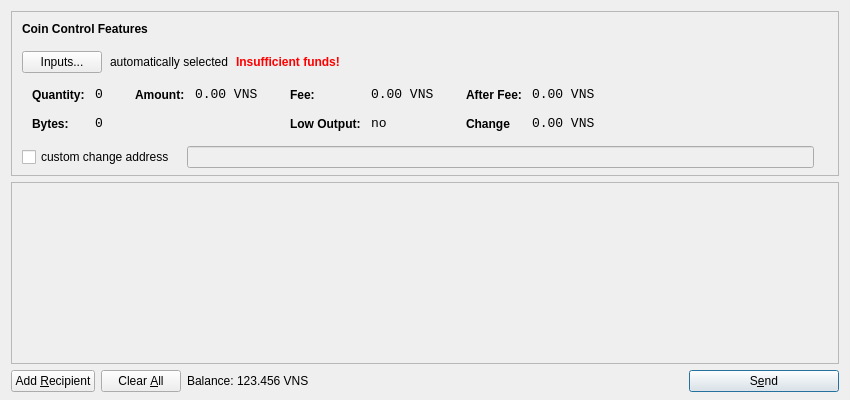
<?xml version="1.0" encoding="UTF-8"?>
<ui version="4.0">
 <class>SendCoinsDialog</class>
 <widget class="QDialog" name="SendCoinsDialog">
  <property name="geometry">
   <rect>
    <x>0</x>
    <y>0</y>
    <width>850</width>
    <height>400</height>
   </rect>
  </property>
  <property name="windowTitle">
   <string>Send Coins</string>
  </property>
  <layout class="QVBoxLayout" name="verticalLayout" stretch="0,1,0">
   <property name="bottomMargin">
    <number>8</number>
   </property>
   <item>
    <widget class="QFrame" name="frameCoinControl">
     <property name="sizePolicy">
      <sizepolicy hsizetype="Expanding" vsizetype="Expanding">
       <horstretch>0</horstretch>
       <verstretch>0</verstretch>
      </sizepolicy>
     </property>
     <property name="maximumSize">
      <size>
       <width>16777215</width>
       <height>16777215</height>
      </size>
     </property>
     <property name="frameShape">
      <enum>QFrame::StyledPanel</enum>
     </property>
     <property name="frameShadow">
      <enum>QFrame::Sunken</enum>
     </property>
     <layout class="QVBoxLayout" name="verticalLayoutCoinControl2">
      <property name="spacing">
       <number>-1</number>
      </property>
      <property name="leftMargin">
       <number>0</number>
      </property>
      <property name="topMargin">
       <number>0</number>
      </property>
      <property name="rightMargin">
       <number>0</number>
      </property>
      <property name="bottomMargin">
       <number>6</number>
      </property>
      <item>
       <layout class="QVBoxLayout" name="verticalLayoutCoinControl" stretch="0,0,0,0,1">
        <property name="spacing">
         <number>0</number>
        </property>
        <property name="leftMargin">
         <number>10</number>
        </property>
        <property name="topMargin">
         <number>10</number>
        </property>
        <item>
         <layout class="QHBoxLayout" name="horizontalLayoutCoinControl1">
          <property name="bottomMargin">
           <number>15</number>
          </property>
          <item>
           <widget class="QLabel" name="labelCoinControlFeatures">
            <property name="sizePolicy">
             <sizepolicy hsizetype="Preferred" vsizetype="Maximum">
              <horstretch>0</horstretch>
              <verstretch>0</verstretch>
             </sizepolicy>
            </property>
            <property name="font">
             <font>
              <weight>75</weight>
              <bold>true</bold>
             </font>
            </property>
            <property name="styleSheet">
             <string notr="true">font-weight:bold;</string>
            </property>
            <property name="text">
             <string>Coin Control Features</string>
            </property>
           </widget>
          </item>
         </layout>
        </item>
        <item>
         <layout class="QHBoxLayout" name="horizontalLayoutCoinControl2" stretch="0,0,0,0">
          <property name="spacing">
           <number>8</number>
          </property>
          <property name="bottomMargin">
           <number>10</number>
          </property>
          <item>
           <widget class="QPushButton" name="pushButtonCoinControl">
            <property name="styleSheet">
             <string notr="true"/>
            </property>
            <property name="text">
             <string>Inputs...</string>
            </property>
           </widget>
          </item>
          <item>
           <widget class="QLabel" name="labelCoinControlAutomaticallySelected">
            <property name="text">
             <string>automatically selected</string>
            </property>
            <property name="margin">
             <number>5</number>
            </property>
           </widget>
          </item>
          <item>
           <widget class="QLabel" name="labelCoinControlInsuffFunds">
            <property name="font">
             <font>
              <weight>75</weight>
              <bold>true</bold>
             </font>
            </property>
            <property name="styleSheet">
             <string notr="true">color:red;font-weight:bold;</string>
            </property>
            <property name="text">
             <string>Insufficient funds!</string>
            </property>
            <property name="margin">
             <number>5</number>
            </property>
           </widget>
          </item>
          <item>
           <spacer name="horizontalSpacerCoinControl">
            <property name="orientation">
             <enum>Qt::Horizontal</enum>
            </property>
            <property name="sizeHint" stdset="0">
             <size>
              <width>40</width>
              <height>1</height>
             </size>
            </property>
           </spacer>
          </item>
         </layout>
        </item>
        <item>
         <widget class="QWidget" name="widgetCoinControl" native="true">
          <property name="sizePolicy">
           <sizepolicy hsizetype="Preferred" vsizetype="Preferred">
            <horstretch>0</horstretch>
            <verstretch>0</verstretch>
           </sizepolicy>
          </property>
          <property name="minimumSize">
           <size>
            <width>0</width>
            <height>0</height>
           </size>
          </property>
          <property name="styleSheet">
           <string notr="true"/>
          </property>
          <layout class="QHBoxLayout" name="horizontalLayoutCoinControl5">
           <property name="margin">
            <number>0</number>
           </property>
           <item>
            <layout class="QHBoxLayout" name="horizontalLayoutCoinControl3" stretch="0,0,0,1">
             <property name="spacing">
              <number>20</number>
             </property>
             <property name="topMargin">
              <number>0</number>
             </property>
             <property name="bottomMargin">
              <number>10</number>
             </property>
             <item>
              <layout class="QFormLayout" name="formLayoutCoinControl1">
               <property name="horizontalSpacing">
                <number>10</number>
               </property>
               <property name="verticalSpacing">
                <number>14</number>
               </property>
               <property name="leftMargin">
                <number>10</number>
               </property>
               <property name="topMargin">
                <number>4</number>
               </property>
               <property name="rightMargin">
                <number>6</number>
               </property>
               <item row="0" column="0">
                <widget class="QLabel" name="labelCoinControlQuantityText">
                 <property name="styleSheet">
                  <string notr="true">font-weight:bold;</string>
                 </property>
                 <property name="text">
                  <string>Quantity:</string>
                 </property>
                 <property name="margin">
                  <number>0</number>
                 </property>
                </widget>
               </item>
               <item row="0" column="1">
                <widget class="QLabel" name="labelCoinControlQuantity">
                 <property name="font">
                  <font>
                   <family>Monospace</family>
                   <pointsize>10</pointsize>
                  </font>
                 </property>
                 <property name="cursor">
                  <cursorShape>IBeamCursor</cursorShape>
                 </property>
                 <property name="contextMenuPolicy">
                  <enum>Qt::ActionsContextMenu</enum>
                 </property>
                 <property name="text">
                  <string>0</string>
                 </property>
                 <property name="margin">
                  <number>0</number>
                 </property>
                 <property name="textInteractionFlags">
                  <set>Qt::LinksAccessibleByMouse|Qt::TextSelectableByKeyboard|Qt::TextSelectableByMouse</set>
                 </property>
                </widget>
               </item>
               <item row="1" column="0">
                <widget class="QLabel" name="labelCoinControlBytesText">
                 <property name="styleSheet">
                  <string notr="true">font-weight:bold;</string>
                 </property>
                 <property name="text">
                  <string>Bytes:</string>
                 </property>
                </widget>
               </item>
               <item row="1" column="1">
                <widget class="QLabel" name="labelCoinControlBytes">
                 <property name="font">
                  <font>
                   <family>Monospace</family>
                   <pointsize>10</pointsize>
                  </font>
                 </property>
                 <property name="cursor">
                  <cursorShape>IBeamCursor</cursorShape>
                 </property>
                 <property name="contextMenuPolicy">
                  <enum>Qt::ActionsContextMenu</enum>
                 </property>
                 <property name="text">
                  <string>0</string>
                 </property>
                 <property name="textInteractionFlags">
                  <set>Qt::LinksAccessibleByMouse|Qt::TextSelectableByKeyboard|Qt::TextSelectableByMouse</set>
                 </property>
                </widget>
               </item>
              </layout>
             </item>
             <item>
              <layout class="QFormLayout" name="formLayoutCoinControl2">
               <property name="horizontalSpacing">
                <number>10</number>
               </property>
               <property name="verticalSpacing">
                <number>14</number>
               </property>
               <property name="leftMargin">
                <number>6</number>
               </property>
               <property name="topMargin">
                <number>4</number>
               </property>
               <property name="rightMargin">
                <number>6</number>
               </property>
               <item row="0" column="0">
                <widget class="QLabel" name="labelCoinControlAmountText">
                 <property name="styleSheet">
                  <string notr="true">font-weight:bold;</string>
                 </property>
                 <property name="text">
                  <string>Amount:</string>
                 </property>
                 <property name="margin">
                  <number>0</number>
                 </property>
                </widget>
               </item>
               <item row="0" column="1">
                <widget class="QLabel" name="labelCoinControlAmount">
                 <property name="font">
                  <font>
                   <family>Monospace</family>
                   <pointsize>10</pointsize>
                  </font>
                 </property>
                 <property name="cursor">
                  <cursorShape>IBeamCursor</cursorShape>
                 </property>
                 <property name="contextMenuPolicy">
                  <enum>Qt::ActionsContextMenu</enum>
                 </property>
                 <property name="text">
                  <string notr="true">0.00 VNS</string>
                 </property>
                 <property name="textInteractionFlags">
                  <set>Qt::LinksAccessibleByMouse|Qt::TextSelectableByKeyboard|Qt::TextSelectableByMouse</set>
                 </property>
                </widget>
               </item>
              </layout>
             </item>
             <item>
              <layout class="QFormLayout" name="formLayoutCoinControl3">
               <property name="horizontalSpacing">
                <number>10</number>
               </property>
               <property name="verticalSpacing">
                <number>14</number>
               </property>
               <property name="leftMargin">
                <number>6</number>
               </property>
               <property name="topMargin">
                <number>4</number>
               </property>
               <property name="rightMargin">
                <number>6</number>
               </property>
               <item row="0" column="0">
                <widget class="QLabel" name="labelCoinControlFeeText">
                 <property name="styleSheet">
                  <string notr="true">font-weight:bold;</string>
                 </property>
                 <property name="text">
                  <string>Fee:</string>
                 </property>
                 <property name="margin">
                  <number>0</number>
                 </property>
                </widget>
               </item>
               <item row="0" column="1">
                <widget class="QLabel" name="labelCoinControlFee">
                 <property name="font">
                  <font>
                   <family>Monospace</family>
                   <pointsize>10</pointsize>
                  </font>
                 </property>
                 <property name="cursor">
                  <cursorShape>IBeamCursor</cursorShape>
                 </property>
                 <property name="contextMenuPolicy">
                  <enum>Qt::ActionsContextMenu</enum>
                 </property>
                 <property name="text">
                  <string notr="true">0.00 VNS</string>
                 </property>
                 <property name="textInteractionFlags">
                  <set>Qt::LinksAccessibleByMouse|Qt::TextSelectableByKeyboard|Qt::TextSelectableByMouse</set>
                 </property>
                </widget>
               </item>
               <item row="1" column="0">
                <widget class="QLabel" name="labelCoinControlLowOutputText">
                 <property name="styleSheet">
                  <string notr="true">font-weight:bold;</string>
                 </property>
                 <property name="text">
                  <string>Low Output:</string>
                 </property>
                </widget>
               </item>
               <item row="1" column="1">
                <widget class="QLabel" name="labelCoinControlLowOutput">
                 <property name="font">
                  <font>
                   <family>Monospace</family>
                   <pointsize>10</pointsize>
                  </font>
                 </property>
                 <property name="cursor">
                  <cursorShape>IBeamCursor</cursorShape>
                 </property>
                 <property name="contextMenuPolicy">
                  <enum>Qt::ActionsContextMenu</enum>
                 </property>
                 <property name="text">
                  <string>no</string>
                 </property>
                 <property name="textInteractionFlags">
                  <set>Qt::LinksAccessibleByMouse|Qt::TextSelectableByKeyboard|Qt::TextSelectableByMouse</set>
                 </property>
                </widget>
               </item>
              </layout>
             </item>
             <item>
              <layout class="QFormLayout" name="formLayoutCoinControl4">
               <property name="horizontalSpacing">
                <number>10</number>
               </property>
               <property name="verticalSpacing">
                <number>14</number>
               </property>
               <property name="leftMargin">
                <number>6</number>
               </property>
               <property name="topMargin">
                <number>4</number>
               </property>
               <property name="rightMargin">
                <number>6</number>
               </property>
               <item row="0" column="0">
                <widget class="QLabel" name="labelCoinControlAfterFeeText">
                 <property name="styleSheet">
                  <string notr="true">font-weight:bold;</string>
                 </property>
                 <property name="text">
                  <string>After Fee:</string>
                 </property>
                 <property name="margin">
                  <number>0</number>
                 </property>
                </widget>
               </item>
               <item row="0" column="1">
                <widget class="QLabel" name="labelCoinControlAfterFee">
                 <property name="font">
                  <font>
                   <family>Monospace</family>
                   <pointsize>10</pointsize>
                  </font>
                 </property>
                 <property name="cursor">
                  <cursorShape>IBeamCursor</cursorShape>
                 </property>
                 <property name="contextMenuPolicy">
                  <enum>Qt::ActionsContextMenu</enum>
                 </property>
                 <property name="text">
                  <string notr="true">0.00 VNS</string>
                 </property>
                 <property name="textInteractionFlags">
                  <set>Qt::LinksAccessibleByMouse|Qt::TextSelectableByKeyboard|Qt::TextSelectableByMouse</set>
                 </property>
                </widget>
               </item>
               <item row="1" column="0">
                <widget class="QLabel" name="labelCoinControlChangeText">
                 <property name="styleSheet">
                  <string notr="true">font-weight:bold;</string>
                 </property>
                 <property name="text">
                  <string>Change</string>
                 </property>
                </widget>
               </item>
               <item row="1" column="1">
                <widget class="QLabel" name="labelCoinControlChange">
                 <property name="font">
                  <font>
                   <family>Monospace</family>
                   <pointsize>10</pointsize>
                  </font>
                 </property>
                 <property name="cursor">
                  <cursorShape>IBeamCursor</cursorShape>
                 </property>
                 <property name="contextMenuPolicy">
                  <enum>Qt::ActionsContextMenu</enum>
                 </property>
                 <property name="text">
                  <string notr="true">0.00 VNS</string>
                 </property>
                 <property name="textInteractionFlags">
                  <set>Qt::LinksAccessibleByMouse|Qt::TextSelectableByKeyboard|Qt::TextSelectableByMouse</set>
                 </property>
                </widget>
               </item>
              </layout>
             </item>
            </layout>
           </item>
          </layout>
         </widget>
        </item>
        <item>
         <layout class="QHBoxLayout" name="horizontalLayoutCoinControl4" stretch="0,0,0">
          <property name="spacing">
           <number>12</number>
          </property>
          <property name="sizeConstraint">
           <enum>QLayout::SetDefaultConstraint</enum>
          </property>
          <property name="topMargin">
           <number>5</number>
          </property>
          <property name="rightMargin">
           <number>5</number>
          </property>
          <item>
           <widget class="QCheckBox" name="checkBoxCoinControlChange">
            <property name="text">
             <string>custom change address</string>
            </property>
           </widget>
          </item>
          <item>
           <widget class="QLineEdit" name="lineEditCoinControlChange">
            <property name="enabled">
             <bool>false</bool>
            </property>
            <property name="sizePolicy">
             <sizepolicy hsizetype="Expanding" vsizetype="Fixed">
              <horstretch>0</horstretch>
              <verstretch>0</verstretch>
             </sizepolicy>
            </property>
           </widget>
          </item>
          <item>
           <widget class="QLabel" name="labelCoinControlChangeLabel">
            <property name="sizePolicy">
             <sizepolicy hsizetype="Preferred" vsizetype="Expanding">
              <horstretch>0</horstretch>
              <verstretch>0</verstretch>
             </sizepolicy>
            </property>
            <property name="minimumSize">
             <size>
              <width>0</width>
              <height>0</height>
             </size>
            </property>
            <property name="text">
             <string/>
            </property>
            <property name="margin">
             <number>3</number>
            </property>
           </widget>
          </item>
         </layout>
        </item>
        <item>
         <spacer name="verticalSpacerCoinControl">
          <property name="orientation">
           <enum>Qt::Vertical</enum>
          </property>
          <property name="sizeHint" stdset="0">
           <size>
            <width>800</width>
            <height>1</height>
           </size>
          </property>
         </spacer>
        </item>
       </layout>
      </item>
     </layout>
    </widget>
   </item>
   <item>
    <widget class="QScrollArea" name="scrollArea">
     <property name="widgetResizable">
      <bool>true</bool>
     </property>
     <widget class="QWidget" name="scrollAreaWidgetContents">
      <property name="geometry">
       <rect>
        <x>0</x>
        <y>0</y>
        <width>830</width>
        <height>165</height>
       </rect>
      </property>
      <layout class="QVBoxLayout" name="verticalLayout_2">
       <property name="margin">
        <number>0</number>
       </property>
       <item>
        <layout class="QVBoxLayout" name="entries">
         <property name="spacing">
          <number>6</number>
         </property>
        </layout>
       </item>
       <item>
        <spacer name="verticalSpacer">
         <property name="orientation">
          <enum>Qt::Vertical</enum>
         </property>
         <property name="sizeHint" stdset="0">
          <size>
           <width>20</width>
           <height>40</height>
          </size>
         </property>
        </spacer>
       </item>
      </layout>
     </widget>
    </widget>
   </item>
   <item>
    <layout class="QHBoxLayout" name="horizontalLayout">
     <item>
      <widget class="QPushButton" name="addButton">
       <property name="toolTip">
        <string>Send to multiple recipients at once</string>
       </property>
       <property name="text">
        <string>Add &amp;Recipient</string>
       </property>
       <property name="autoDefault">
        <bool>false</bool>
       </property>
      </widget>
     </item>
     <item>
      <widget class="QPushButton" name="clearButton">
       <property name="sizePolicy">
        <sizepolicy hsizetype="Minimum" vsizetype="Fixed">
         <horstretch>0</horstretch>
         <verstretch>0</verstretch>
        </sizepolicy>
       </property>
       <property name="toolTip">
        <string>Remove all transaction fields</string>
       </property>
       <property name="text">
        <string>Clear &amp;All</string>
       </property>
       <property name="autoRepeatDelay">
        <number>300</number>
       </property>
       <property name="autoDefault">
        <bool>false</bool>
       </property>
      </widget>
     </item>
     <item>
      <layout class="QHBoxLayout" name="horizontalLayout_2">
       <property name="spacing">
        <number>3</number>
       </property>
       <item>
        <widget class="QLabel" name="label">
         <property name="sizePolicy">
          <sizepolicy hsizetype="Preferred" vsizetype="Fixed">
           <horstretch>0</horstretch>
           <verstretch>0</verstretch>
          </sizepolicy>
         </property>
         <property name="text">
          <string>Balance:</string>
         </property>
        </widget>
       </item>
       <item>
        <widget class="QLabel" name="labelBalance">
         <property name="sizePolicy">
          <sizepolicy hsizetype="Preferred" vsizetype="Fixed">
           <horstretch>0</horstretch>
           <verstretch>0</verstretch>
          </sizepolicy>
         </property>
         <property name="cursor">
          <cursorShape>IBeamCursor</cursorShape>
         </property>
         <property name="text">
          <string notr="true">123.456 VNS</string>
         </property>
         <property name="textInteractionFlags">
          <set>Qt::LinksAccessibleByMouse|Qt::TextSelectableByKeyboard|Qt::TextSelectableByMouse</set>
         </property>
        </widget>
       </item>
      </layout>
     </item>
     <item>
      <spacer name="horizontalSpacer">
       <property name="orientation">
        <enum>Qt::Horizontal</enum>
       </property>
       <property name="sizeHint" stdset="0">
        <size>
         <width>40</width>
         <height>20</height>
        </size>
       </property>
      </spacer>
     </item>
     <item>
      <widget class="QPushButton" name="sendButton">
       <property name="minimumSize">
        <size>
         <width>150</width>
         <height>0</height>
        </size>
       </property>
       <property name="toolTip">
        <string>Confirm the send action</string>
       </property>
       <property name="text">
        <string>S&amp;end</string>
       </property>
       <property name="icon">
        <iconset resource="../bitcoin.qrc">
         <normaloff>:/icons/send</normaloff>:/icons/send</iconset>
       </property>
       <property name="default">
        <bool>true</bool>
       </property>
      </widget>
     </item>
    </layout>
   </item>
  </layout>
 </widget>
 <resources>
  <include location="../bitcoin.qrc"/>
 </resources>
 <connections/>
</ui>
